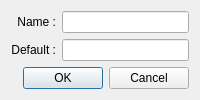
<?xml version="1.0" encoding="UTF-8"?>
<ui version="4.0">
 <class>Dialog</class>
 <widget class="QDialog" name="Dialog">
  <property name="geometry">
   <rect>
    <x>0</x>
    <y>0</y>
    <width>200</width>
    <height>90</height>
   </rect>
  </property>
  <property name="windowTitle">
   <string>Dialog</string>
  </property>
  <layout class="QGridLayout" name="gridLayout">
   <item row="0" column="0">
    <widget class="QLabel" name="label">
     <property name="text">
      <string>Name :</string>
     </property>
     <property name="alignment">
      <set>Qt::AlignRight|Qt::AlignTrailing|Qt::AlignVCenter</set>
     </property>
    </widget>
   </item>
   <item row="0" column="1">
    <widget class="QLineEdit" name="nameLineEdit"/>
   </item>
   <item row="1" column="0">
    <widget class="QLabel" name="label_2">
     <property name="text">
      <string>Default :</string>
     </property>
     <property name="alignment">
      <set>Qt::AlignRight|Qt::AlignTrailing|Qt::AlignVCenter</set>
     </property>
    </widget>
   </item>
   <item row="1" column="1">
    <widget class="QLineEdit" name="defaultLineEdit"/>
   </item>
   <item row="2" column="0" colspan="2">
    <widget class="QDialogButtonBox" name="buttonBox">
     <property name="orientation">
      <enum>Qt::Horizontal</enum>
     </property>
     <property name="standardButtons">
      <set>QDialogButtonBox::Cancel|QDialogButtonBox::Ok</set>
     </property>
    </widget>
   </item>
  </layout>
 </widget>
 <resources/>
 <connections>
  <connection>
   <sender>buttonBox</sender>
   <signal>accepted()</signal>
   <receiver>Dialog</receiver>
   <slot>accept()</slot>
   <hints>
    <hint type="sourcelabel">
     <x>248</x>
     <y>254</y>
    </hint>
    <hint type="destinationlabel">
     <x>157</x>
     <y>274</y>
    </hint>
   </hints>
  </connection>
  <connection>
   <sender>buttonBox</sender>
   <signal>rejected()</signal>
   <receiver>Dialog</receiver>
   <slot>reject()</slot>
   <hints>
    <hint type="sourcelabel">
     <x>316</x>
     <y>260</y>
    </hint>
    <hint type="destinationlabel">
     <x>286</x>
     <y>274</y>
    </hint>
   </hints>
  </connection>
 </connections>
</ui>
